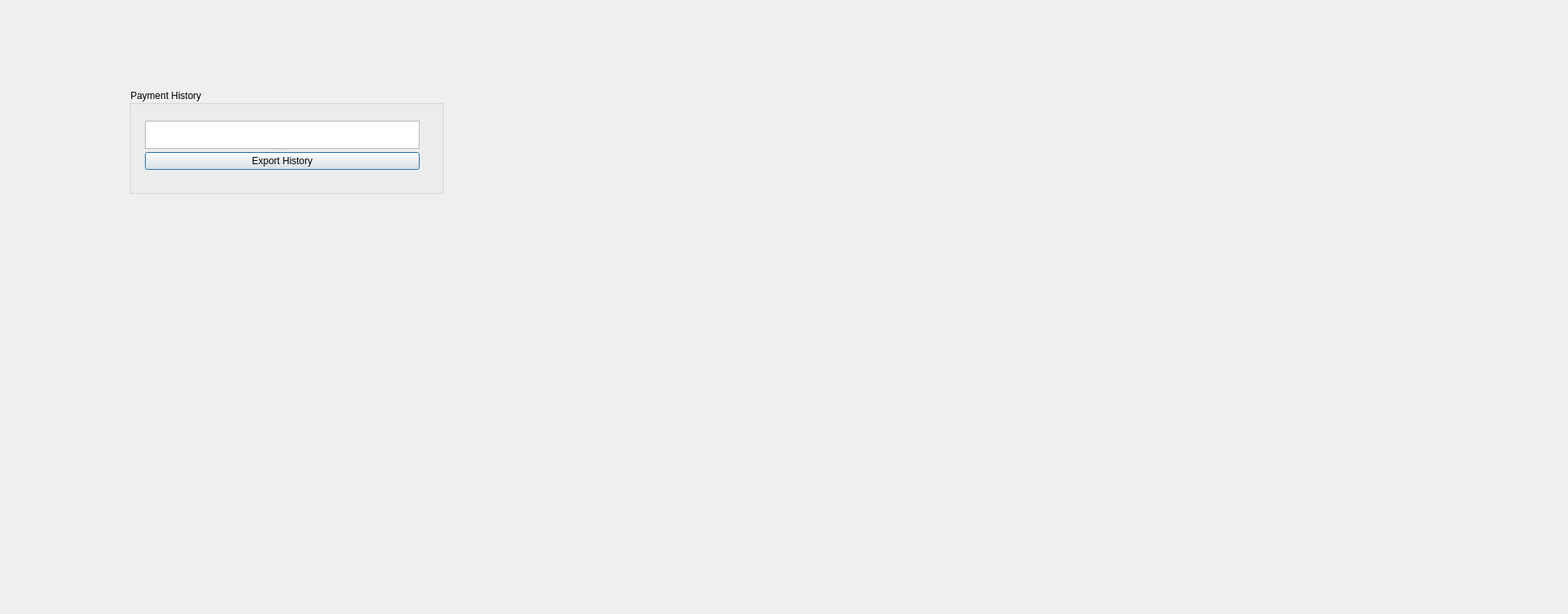
<?xml version="1.0" encoding="UTF-8"?>
<ui version="4.0">
 <class>paymentHistory</class>
 <widget class="QDialog" name="paymentHistory">
  <property name="geometry">
   <rect>
    <x>0</x>
    <y>0</y>
    <width>1947</width>
    <height>763</height>
   </rect>
  </property>
  <property name="windowTitle">
   <string>Dialog</string>
  </property>
  <property name="styleSheet">
   <string notr="true">background-image: url(:/images/background_image.png);</string>
  </property>
  <widget class="QGroupBox" name="groupBox_2">
   <property name="geometry">
    <rect>
     <x>160</x>
     <y>110</y>
     <width>391</width>
     <height>131</height>
    </rect>
   </property>
   <property name="styleSheet">
    <string notr="true">color: rgb(0, 0, 0);</string>
   </property>
   <property name="title">
    <string>Payment History</string>
   </property>
   <widget class="QSplitter" name="splitter">
    <property name="geometry">
     <rect>
      <x>20</x>
      <y>40</y>
      <width>341</width>
      <height>61</height>
     </rect>
    </property>
    <property name="orientation">
     <enum>Qt::Orientation::Vertical</enum>
    </property>
    <widget class="QListWidget" name="paymentHistoryList_2"/>
    <widget class="QPushButton" name="exportHistoryButton1">
     <property name="text">
      <string>Export History</string>
     </property>
    </widget>
   </widget>
  </widget>
 </widget>
 <resources/>
 <connections/>
</ui>
